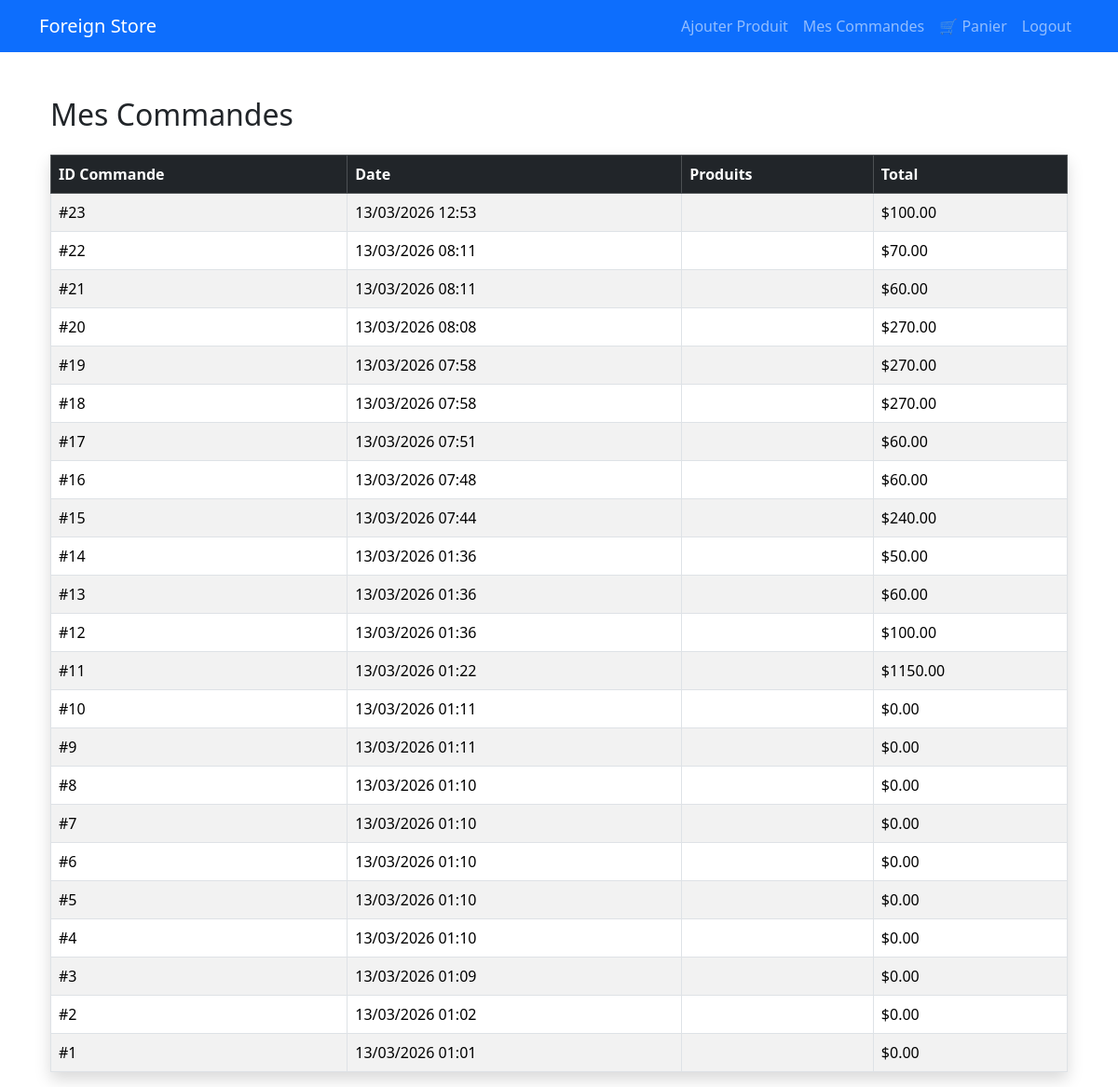
/products/mes-commandes/ (signed in), run on the app's committed database.
### products/models.py (models this page shows, shortened)
class Commande(models.Model):
    user = models.ForeignKey(User, on_delete=models.CASCADE)
    produits = models.ManyToManyField(Product, through='CommandeItem', blank=True)
    prix_total = models.DecimalField(max_digits=10, decimal_places=2, default=0)
    date_commande = models.DateTimeField(auto_now_add=True)

### products/views.py (the view)
# urls.py: path('mes-commandes/', views.mes_commandes, name='mes_commandes'),
@login_required
def mes_commandes(request):
    commandes = Commande.objects.filter(
        user=request.user
    ).order_by('-date_commande')
    return render(request, 'mes_commandes.html', {
        'commandes': commandes
    })

### products/templates/mes_commandes.html (shortened to what this page needs)
{% extends 'base.html' %}
{% block content %}
<div class="container mt-5">
    <h2 class="mb-4">Mes Commandes</h2>
    {% if commandes %}
    <table class="table table-striped table-bordered shadow">
        <thead class="table-dark">
            <tr>
                <th>ID Commande</th>
                <th>Date</th>
                <th>Produits</th>
                <th>Total</th>
            </tr>
        </thead>
        <tbody>
        {% for commande in commandes %}
        <tr>
            <td>#{{ commande.id }}</td>
            <td>
                {{ commande.date_commande|date:"d/m/Y H:i" }}
            </td>
            <td>
            </td>
            <td>
                ${{ commande.prix_total }}
            </td>
        </tr>
        {% endfor %}
        </tbody>
    </table>
    {% else %}
    <div class="alert alert-info">
        Ou poko fè okenn commande.
    </div>
    {% endif %}
</div>
{% endblock %}

### data on the page
Commande: id "23", date_commande "13/03/2026 12:53", prix_total "100.00"
Commande: id "22", date_commande "13/03/2026 08:11", prix_total "70.00"
Commande: id "21", date_commande "13/03/2026 08:11", prix_total "60.00"
Commande: id "20", date_commande "13/03/2026 08:08", prix_total "270.00"
Commande: id "19", date_commande "13/03/2026 07:58", prix_total "270.00"
Commande: id "18", date_commande "13/03/2026 07:58", prix_total "270.00"
Commande: id "17", date_commande "13/03/2026 07:51", prix_total "60.00"
Commande: id "16", date_commande "13/03/2026 07:48", prix_total "60.00"
Commande: id "15", date_commande "13/03/2026 07:44", prix_total "240.00"
Commande: id "14", date_commande "13/03/2026 01:36", prix_total "50.00"
Commande: id "13", date_commande "13/03/2026 01:36", prix_total "60.00"
Commande: id "12", date_commande "13/03/2026 01:36", prix_total "100.00"
Commande: id "11", date_commande "13/03/2026 01:22", prix_total "1150.00"
Commande: id "10", date_commande "13/03/2026 01:11", prix_total "0.00"
Commande: id "9", date_commande "13/03/2026 01:11", prix_total "0.00"
Commande: id "8", date_commande "13/03/2026 01:10", prix_total "0.00"
Commande: id "7", date_commande "13/03/2026 01:10", prix_total "0.00"
Commande: id "6", date_commande "13/03/2026 01:10", prix_total "0.00"
Commande: id "5", date_commande "13/03/2026 01:10", prix_total "0.00"
Commande: id "4", date_commande "13/03/2026 01:10", prix_total "0.00"
Commande: id "3", date_commande "13/03/2026 01:09", prix_total "0.00"
Commande: id "2", date_commande "13/03/2026 01:02", prix_total "0.00"
Commande: id "1", date_commande "13/03/2026 01:01", prix_total "0.00"
